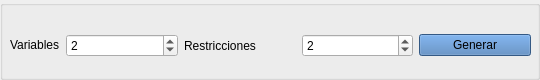
      <widget class="QGroupBox" name="groupBox">
       <property name="sizePolicy">
        <sizepolicy hsizetype="Preferred" vsizetype="Fixed">
         <horstretch>1</horstretch>
         <verstretch>1</verstretch>
        </sizepolicy>
       </property>
       <property name="minimumSize">
        <size>
         <width>0</width>
         <height>80</height>
        </size>
       </property>
       <property name="title">
        <string/>
       </property>
       <widget class="QWidget" name="gridLayoutWidget">
        <property name="geometry">
         <rect>
          <x>10</x>
          <y>20</y>
          <width>521</width>
          <height>51</height>
         </rect>
        </property>
        <layout class="QGridLayout" name="gridLayout">
         <item row="0" column="0">
          <widget class="QLabel" name="lblVar_2">
           <property name="enabled">
            <bool>true</bool>
           </property>
           <property name="sizePolicy">
            <sizepolicy hsizetype="Fixed" vsizetype="Fixed">
             <horstretch>1</horstretch>
             <verstretch>1</verstretch>
            </sizepolicy>
           </property>
           <property name="minimumSize">
            <size>
             <width>10</width>
             <height>0</height>
            </size>
           </property>
           <property name="text">
            <string>Variables</string>
           </property>
          </widget>
         </item>
         <item row="0" column="1">
          <widget class="QSpinBox" name="spinVariables_2">
           <property name="sizePolicy">
            <sizepolicy hsizetype="Minimum" vsizetype="Fixed">
             <horstretch>1</horstretch>
             <verstretch>1</verstretch>
            </sizepolicy>
           </property>
           <property name="minimum">
            <number>1</number>
           </property>
           <property name="maximum">
            <number>10</number>
           </property>
           <property name="value">
            <number>2</number>
           </property>
          </widget>
         </item>
         <item row="0" column="3">
          <widget class="QSpinBox" name="spinRestricciones_2">
           <property name="sizePolicy">
            <sizepolicy hsizetype="Minimum" vsizetype="Fixed">
             <horstretch>1</horstretch>
             <verstretch>1</verstretch>
            </sizepolicy>
           </property>
           <property name="minimum">
            <number>1</number>
           </property>
           <property name="maximum">
            <number>10</number>
           </property>
           <property name="value">
            <number>2</number>
           </property>
          </widget>
         </item>
         <item row="0" column="2">
          <widget class="QLabel" name="lblRes_2">
           <property name="sizePolicy">
            <sizepolicy hsizetype="Preferred" vsizetype="Preferred">
             <horstretch>1</horstretch>
             <verstretch>1</verstretch>
            </sizepolicy>
           </property>
           <property name="text">
            <string>Restricciones</string>
           </property>
          </widget>
         </item>
         <item row="0" column="4">
          <widget class="QPushButton" name="btnGenerar_2">
           <property name="sizePolicy">
            <sizepolicy hsizetype="Minimum" vsizetype="Fixed">
             <horstretch>1</horstretch>
             <verstretch>1</verstretch>
            </sizepolicy>
           </property>
           <property name="palette">
            <palette>
             <active>
              <colorrole role="WindowText">
               <brush brushstyle="SolidPattern">
                <color alpha="255">
                 <red>0</red>
                 <green>0</green>
                 <blue>0</blue>
                </color>
               </brush>
              </colorrole>
              <colorrole role="Button">
               <brush brushstyle="SolidPattern">
                <color alpha="255">
                 <red>73</red>
                 <green>124</green>
                 <blue>185</blue>
                </color>
               </brush>
              </colorrole>
              <colorrole role="Light">
               <brush brushstyle="SolidPattern">
                <color alpha="255">
                 <red>123</red>
                 <green>183</green>
                 <blue>255</blue>
                </color>
               </brush>
              </colorrole>
              <colorrole role="Midlight">
               <brush brushstyle="SolidPattern">
                <color alpha="255">
                 <red>98</red>
                 <green>153</green>
                 <blue>220</blue>
                </color>
               </brush>
              </colorrole>
              <colorrole role="Dark">
               <brush brushstyle="SolidPattern">
                <color alpha="255">
                 <red>36</red>
                 <green>62</green>
                 <blue>92</blue>
                </color>
               </brush>
              </colorrole>
              <colorrole role="Mid">
               <brush brushstyle="SolidPattern">
                <color alpha="255">
                 <red>49</red>
                 <green>83</green>
                 <blue>123</blue>
                </color>
               </brush>
              </colorrole>
              <colorrole role="Text">
               <brush brushstyle="SolidPattern">
                <color alpha="255">
                 <red>0</red>
                 <green>0</green>
                 <blue>0</blue>
                </color>
               </brush>
              </colorrole>
              <colorrole role="BrightText">
               <brush brushstyle="SolidPattern">
                <color alpha="255">
                 <red>255</red>
                 <green>255</green>
                 <blue>255</blue>
                </color>
               </brush>
              </colorrole>
              <colorrole role="ButtonText">
               <brush brushstyle="SolidPattern">
                <color alpha="255">
                 <red>0</red>
                 <green>0</green>
                 <blue>0</blue>
                </color>
               </brush>
              </colorrole>
              <colorrole role="Base">
               <brush brushstyle="SolidPattern">
                <color alpha="255">
                 <red>255</red>
                 <green>255</green>
                 <blue>255</blue>
                </color>
               </brush>
              </colorrole>
              <colorrole role="Window">
               <brush brushstyle="SolidPattern">
                <color alpha="255">
                 <red>73</red>
                 <green>124</green>
                 <blue>185</blue>
                </color>
               </brush>
              </colorrole>
              <colorrole role="Shadow">
               <brush brushstyle="SolidPattern">
                <color alpha="255">
                 <red>0</red>
                 <green>0</green>
                 <blue>0</blue>
                </color>
               </brush>
              </colorrole>
              <colorrole role="AlternateBase">
               <brush brushstyle="SolidPattern">
                <color alpha="255">
                 <red>164</red>
                 <green>189</green>
                 <blue>220</blue>
                </color>
               </brush>
              </colorrole>
              <colorrole role="ToolTipBase">
               <brush brushstyle="SolidPattern">
                <color alpha="255">
                 <red>255</red>
                 <green>255</green>
                 <blue>220</blue>
                </color>
               </brush>
              </colorrole>
              <colorrole role="ToolTipText">
               <brush brushstyle="SolidPattern">
                <color alpha="255">
                 <red>0</red>
                 <green>0</green>
                 <blue>0</blue>
                </color>
               </brush>
              </colorrole>
              <colorrole role="PlaceholderText">
               <brush brushstyle="SolidPattern">
                <color alpha="127">
                 <red>0</red>
                 <green>0</green>
                 <blue>0</blue>
                </color>
               </brush>
              </colorrole>
              <colorrole role="Accent">
               <brush brushstyle="SolidPattern">
                <color alpha="255">
                 <red>255</red>
                 <green>255</green>
                 <blue>255</blue>
                </color>
               </brush>
              </colorrole>
             </active>
             <inactive>
              <colorrole role="WindowText">
               <brush brushstyle="SolidPattern">
                <color alpha="255">
                 <red>0</red>
                 <green>0</green>
                 <blue>0</blue>
                </color>
               </brush>
              </colorrole>
              <colorrole role="Button">
               <brush brushstyle="SolidPattern">
                <color alpha="255">
                 <red>73</red>
                 <green>124</green>
                 <blue>185</blue>
                </color>
               </brush>
              </colorrole>
              <colorrole role="Light">
               <brush brushstyle="SolidPattern">
                <color alpha="255">
                 <red>123</red>
                 <green>183</green>
                 <blue>255</blue>
                </color>
               </brush>
              </colorrole>
              <colorrole role="Midlight">
               <brush brushstyle="SolidPattern">
                <color alpha="255">
                 <red>98</red>
                 <green>153</green>
                 <blue>220</blue>
                </color>
               </brush>
              </colorrole>
              <colorrole role="Dark">
               <brush brushstyle="SolidPattern">
                <color alpha="255">
                 <red>36</red>
                 <green>62</green>
                 <blue>92</blue>
                </color>
               </brush>
              </colorrole>
              <colorrole role="Mid">
               <brush brushstyle="SolidPattern">
                <color alpha="255">
                 <red>49</red>
                 <green>83</green>
                 <blue>123</blue>
                </color>
               </brush>
              </colorrole>
              <colorrole role="Text">
               <brush brushstyle="SolidPattern">
                <color alpha="255">
                 <red>0</red>
                 <green>0</green>
                 <blue>0</blue>
                </color>
               </brush>
              </colorrole>
              <colorrole role="BrightText">
               <brush brushstyle="SolidPattern">
                <color alpha="255">
                 <red>255</red>
                 <green>255</green>
                 <blue>255</blue>
                </color>
               </brush>
              </colorrole>
              <colorrole role="ButtonText">
               <brush brushstyle="SolidPattern">
                <color alpha="255">
                 <red>0</red>
                 <green>0</green>
                 <blue>0</blue>
                </color>
               </brush>
              </colorrole>
              <colorrole role="Base">
               <brush brushstyle="SolidPattern">
                <color alpha="255">
                 <red>255</red>
                 <green>255</green>
                 <blue>255</blue>
                </color>
               </brush>
              </colorrole>
              <colorrole role="Window">
               <brush brushstyle="SolidPattern">
                <color alpha="255">
                 <red>73</red>
                 <green>124</green>
                 <blue>185</blue>
                </color>
               </brush>
              </colorrole>
              <colorrole role="Shadow">
               <brush brushstyle="SolidPattern">
                <color alpha="255">
                 <red>0</red>
                 <green>0</green>
                 <blue>0</blue>
                </color>
               </brush>
              </colorrole>
              <colorrole role="AlternateBase">
               <brush brushstyle="SolidPattern">
                <color alpha="255">
                 <red>164</red>
                 <green>189</green>
                 <blue>220</blue>
                </color>
               </brush>
              </colorrole>
              <colorrole role="ToolTipBase">
               <brush brushstyle="SolidPattern">
                <color alpha="255">
                 <red>255</red>
                 <green>255</green>
                 <blue>220</blue>
                </color>
               </brush>
              </colorrole>
              <colorrole role="ToolTipText">
               <brush brushstyle="SolidPattern">
                <color alpha="255">
                 <red>0</red>
                 <green>0</green>
                 <blue>0</blue>
                </color>
               </brush>
              </colorrole>
              <colorrole role="PlaceholderText">
               <brush brushstyle="SolidPattern">
                <color alpha="127">
                 <red>0</red>
                 <green>0</green>
                 <blue>0</blue>
                </color>
               </brush>
              </colorrole>
              <colorrole role="Accent">
               <brush brushstyle="SolidPattern">
                <color alpha="255">
                 <red>255</red>
                 <green>255</green>
                 <blue>255</blue>
                </color>
               </brush>
              </colorrole>
             </inactive>
             <disabled>
              <colorrole role="WindowText">
               <brush brushstyle="SolidPattern">
                <color alpha="255">
                 <red>36</red>
                 <green>62</green>
                 <blue>92</blue>
                </color>
               </brush>
              </colorrole>
              <colorrole role="Button">
               <brush brushstyle="SolidPattern">
                <color alpha="255">
                 <red>73</red>
                 <green>124</green>
                 <blue>185</blue>
                </color>
               </brush>
              </colorrole>
              <colorrole role="Light">
               <brush brushstyle="SolidPattern">
                <color alpha="255">
                 <red>123</red>
                 <green>183</green>
                 <blue>255</blue>
                </color>
               </brush>
              </colorrole>
              <colorrole role="Midlight">
               <brush brushstyle="SolidPattern">
                <color alpha="255">
                 <red>98</red>
                 <green>153</green>
                 <blue>220</blue>
                </color>
               </brush>
              </colorrole>
              <colorrole role="Dark">
               <brush brushstyle="SolidPattern">
                <color alpha="255">
                 <red>36</red>
                 <green>62</green>
                 <blue>92</blue>
                </color>
               </brush>
              </colorrole>
              <colorrole role="Mid">
               <brush brushstyle="SolidPattern">
                <color alpha="255">
                 <red>49</red>
                 <green>83</green>
                 <blue>123</blue>
                </color>
               </brush>
              </colorrole>
              <colorrole role="Text">
               <brush brushstyle="SolidPattern">
                <color alpha="255">
                 <red>36</red>
                 <green>62</green>
                 <blue>92</blue>
                </color>
               </brush>
              </colorrole>
              <colorrole role="BrightText">
               <brush brushstyle="SolidPattern">
                <color alpha="255">
                 <red>255</red>
                 <green>255</green>
                 <blue>255</blue>
                </color>
               </brush>
              </colorrole>
              <colorrole role="ButtonText">
               <brush brushstyle="SolidPattern">
                <color alpha="255">
                 <red>36</red>
                 <green>62</green>
                 <blue>92</blue>
                </color>
               </brush>
              </colorrole>
              <colorrole role="Base">
               <brush brushstyle="SolidPattern">
                <color alpha="255">
                 <red>73</red>
                 <green>124</green>
                 <blue>185</blue>
                </color>
               </brush>
              </colorrole>
              <colorrole role="Window">
               <brush brushstyle="SolidPattern">
                <color alpha="255">
                 <red>73</red>
                 <green>124</green>
                 <blue>185</blue>
                </color>
               </brush>
              </colorrole>
              <colorrole role="Shadow">
               <brush brushstyle="SolidPattern">
                <color alpha="255">
                 <red>0</red>
                 <green>0</green>
                 <blue>0</blue>
                </color>
               </brush>
              </colorrole>
              <colorrole role="AlternateBase">
               <brush brushstyle="SolidPattern">
                <color alpha="255">
                 <red>73</red>
                 <green>124</green>
                 <blue>185</blue>
                </color>
               </brush>
              </colorrole>
              <colorrole role="ToolTipBase">
               <brush brushstyle="SolidPattern">
                <color alpha="255">
                 <red>255</red>
                 <green>255</green>
                 <blue>220</blue>
                </color>
               </brush>
              </colorrole>
              <colorrole role="ToolTipText">
               <brush brushstyle="SolidPattern">
                <color alpha="255">
                 <red>0</red>
                 <green>0</green>
                 <blue>0</blue>
                </color>
               </brush>
              </colorrole>
              <colorrole role="PlaceholderText">
               <brush brushstyle="SolidPattern">
                <color alpha="127">
                 <red>36</red>
                 <green>62</green>
                 <blue>92</blue>
                </color>
               </brush>
              </colorrole>
              <colorrole role="Accent">
               <brush brushstyle="SolidPattern">
                <color alpha="255">
                 <red>95</red>
                 <green>161</green>
                 <blue>240</blue>
                </color>
               </brush>
              </colorrole>
             </disabled>
            </palette>
           </property>
           <property name="text">
            <string>Generar</string>
           </property>
          </widget>
         </item>
        </layout>
       </widget>
      </widget>
